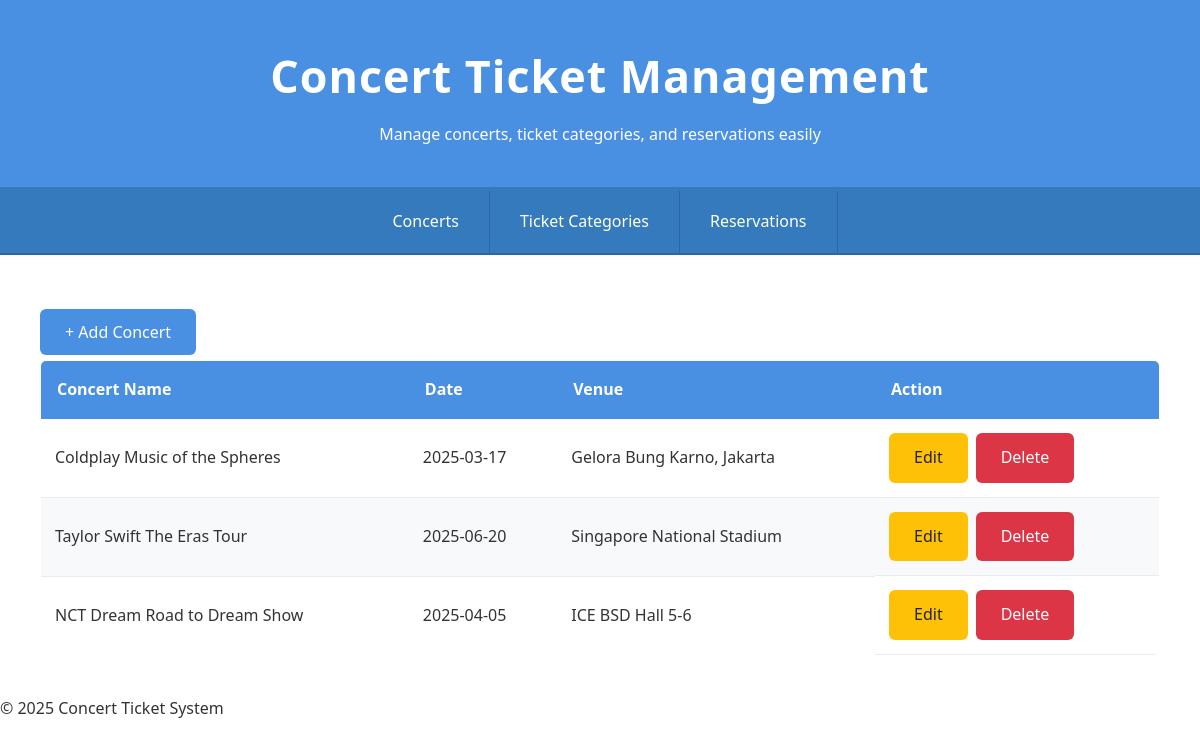
The page / on the database its author committed.
### tables this page shows
CREATE TABLE `concert` (
  `id_concert` int(11) NOT NULL,
  `concert_name` varchar(100) DEFAULT NULL,
  `date` date DEFAULT NULL,
  `venue` varchar(150) DEFAULT NULL
);

### config/db.php (called while the page is built, shortened)
<?php
class Database {
    private $host = "localhost";
    private $db_name = "db_konser";
    private $username = "root";
    private $password = "";
    public function __construct() {
        try {
            $this->conn = new PDO("mysql:host={$this->host};dbname={$this->db_name}", $this->username, $this->password);
        } catch (PDOException $e) {
            die("Connection error: " . $e->getMessage());
        }
    }
}
?>

### class/Concert.php (called while the page is built, shortened)
<?php
require_once 'config/db.php';
class Concert {
    private $db;
    public function __construct() {
        $this->db = (new Database())->conn;
    }
    public function getAll() {
        $stmt = $this->db->prepare("SELECT * FROM concert");
        $stmt->execute();
        return $stmt->fetchAll(PDO::FETCH_ASSOC);
    }
}
?>

### view/concert/list.php (the view, shortened to what this page needs)
<?php
$data = $concert->getAll();
?>
<div class="action-buttons">
    <a href="?page=concert&action=add" class="btn btn-success">+ Add Concert</a>
</div>
<table>
    <thead>
        <tr>
            <th>Concert Name</th>
            <th>Date</th>
            <th>Venue</th>
            <th>Action</th>
        </tr>
    </thead>
    <tbody>
        <?php foreach ($data as $row): ?>
        <tr>
            <td><?= $row['concert_name'] ?></td>
            <td><?= $row['date'] ?></td>
            <td><?= $row['venue'] ?></td>
            <td class="table-actions">
                <a href="?page=concert&action=edit&id=<?= $row['id_concert'] ?>" class="btn btn-warning">Edit</a>
                <a href="?page=concert&del=<?= $row['id_concert'] ?>" class="btn btn-danger">Delete</a>
            </td>
        </tr>
        <?php endforeach ?>
    </tbody>
</table>

### style.css (style rules this page uses)
* { margin: 0; padding: 0; box-sizing: border-box; }
body { font-family: 'Segoe UI', Tahoma, Geneva, Verdana, sans-serif; background-color: #f5f7fa; color: #333; line-height: 1.6; min-height: 100vh; }
table { width: 100%; border-collapse: collapse; margin-top: 15px; background-color: white; border-radius: 6px; overflow: hidden; border: 1px solid #e3e6ea; }
th { background-color: #4a90e2; color: white; padding: 16px; text-align: left; }
td { padding: 14px; border-bottom: 1px solid #e9ecef; }
tbody tr:nth-child(even) { background-color: #f8f9fa; }
button, .btn { background-color: #4a90e2; color: white; padding: 12px 25px; border: none; border-radius: 6px; cursor: pointer; font-size: 16px; font-weight: 500; transition: 0.3s ease; text-decoration: none; }
.btn-danger { background-color: #dc3545; }
.btn-warning { background-color: #ffc107; color: #212529; }
.table-actions { display: flex; gap: 8px; }

### rows shown on the page
concert: concert_name "Coldplay Music of the Spheres", date "2025-03-17", venue "Gelora Bung Karno, Jakarta"
concert: concert_name "Taylor Swift The Eras Tour", date "2025-06-20", venue "Singapore National Stadium"
concert: concert_name "NCT Dream Road to Dream Show", date "2025-04-05", venue "ICE BSD Hall 5-6"
